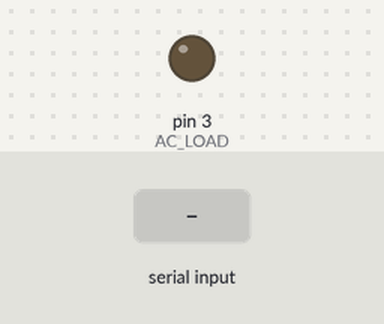
The sketch below on a simulated Arduino Mega 2560, built with avr-gcc and run on an emulated ATmega2560. Parts: output pins drawn as LEDs (lit = HIGH). The test bench sets the inputs (shaded band).

Above: at 1.2 s.
1.3 s: "1" received over Serial
At 2.5 s:
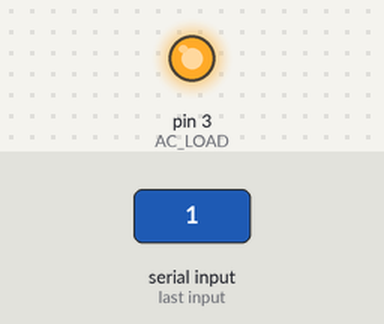
2.8 s: "0" received over Serial
At 3.8 s:
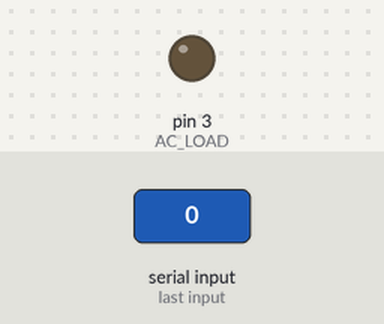
Timing chart, 0 to 5.8 s (numbered marks = the images above; inputs shaded):
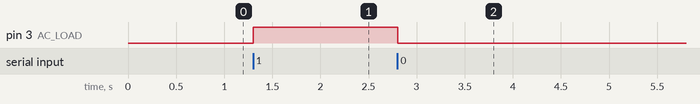

Measured:
- after the input at 1.3 s, pin 3 (AC_LOAD): LOW → HIGH at once
- after the input at 2.8 s, pin 3 (AC_LOAD): HIGH → LOW at once

The sketch:

dimmer_inmojo.ino
```cpp
// (licence header left out)
#define  fullOn    10
#define  fullOff   127
#define  FQ_50      1 // in case of 50Hz
#define  FQ_60      0 // in case of 50Hz
#define  VER       "2.0"

int inbyte;
int AC_LOAD = 3;    // Output to Opto Triac pin
int dimming = fullOff;  // Dimming level (0-128)  0 = ON, 128 = OFF

boolean frq = FQ_60;     // change the frequency here.
boolean countUp = false;
boolean simulate = true;

void setup()
{
  pinMode(AC_LOAD, OUTPUT);        // Set the AC Load as output
  attachInterrupt(0, zero_crosss_int, FALLING);  // Choose the zero cross interrupt # from the table above
  detachInterrupt(0);
  Serial.begin(115200);
}

void zero_crosss_int()  // function to be fired at the zero crossing to dim the light
{
  // Firing angle calculation
  // 50Hz-> 10ms (1/2 Cycle) → (10000us - 10us) / 128 = 78 (Approx)
  // 60Hz-> 8.33ms (1/2 Cycle) → (8333us - 8.33us) / 128 = 65 (Approx)
  int dimtime = 0;
  float propTime = 0;
  if(frq){
    dimtime = (77*dimming);
    propTime = 10.0;
  }
  else{
    dimtime = (65*dimming);
    propTime = 8.33;
  }
  delayMicroseconds(dimtime);    // Off cycle
  digitalWrite(AC_LOAD, HIGH);   // triac firing
  delayMicroseconds(propTime);         // triac On propogation delay
  digitalWrite(AC_LOAD, LOW);    // triac Off

}

void loop()
{
  if(simulate){
    if(countUp)
      dimming++;
    else
      dimming--;
  }

  if(dimming < fullOn)
    countUp = true;
  else if (dimming > fullOff)
    countUp = false;

  delay(20);

  if (Serial.available() > 0)
    _serial_int();

}


void displayMenu() {
  Serial.println(" -------- InMojo Digital Dimmer v.2 | inmojo.com -------- ");
  Serial.println("");
  Serial.println("[m] Menu");
  Serial.println("[d] Simulate Diming");
  Serial.println("[1] Turn ON Light");
  Serial.println("[0] Turn OFF Light");
  Serial.println("[q] Query Dimming Amount");
  Serial.println("[v] Version");
  Serial.println("");
}


void _serial_int(){
  while (Serial.available() > 0) {
    inbyte = Serial.read();

    switch (inbyte) {
    case 'd':
      attachInterrupt(0, zero_crosss_int, FALLING);
      if(simulate)
        simulate = false;
      else
        simulate = true;
      break;
    case 'm':
      displayMenu();
      break;
    case '1':
      simulate = false;
      detachInterrupt(0);
      digitalWrite(AC_LOAD, HIGH);
      break;
    case '0':
      simulate = false;
      detachInterrupt(0);
      digitalWrite(AC_LOAD, LOW);
      break;
    case 'q':
      Serial.print("Dimming: ");
      Serial.println(dimming);
      break;
    case 'v':
      Serial.println(VER);
      break;
    }

  }
}
```
